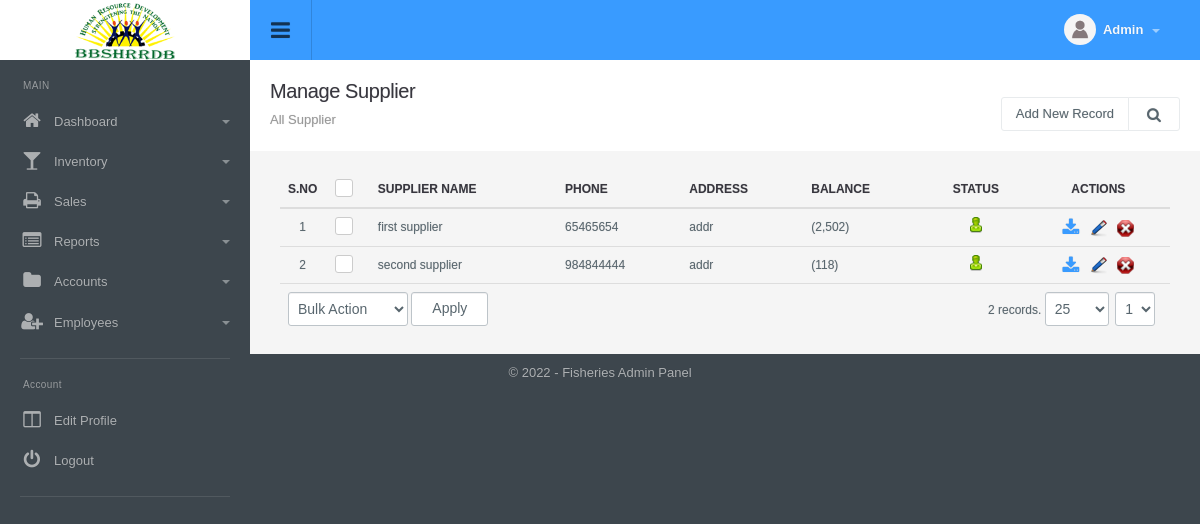
Page /supplier_manage.php (signed in) on the committed database.
### tables this page shows
CREATE TABLE `config_variable` (
  `id` int(11) NOT NULL,
  `config_type_id` int(11) NOT NULL,
  `title` varchar(512) NOT NULL,
  `notes` varchar(512) NOT NULL,
  `type` varchar(200) NOT NULL,
  `default_values` text NOT NULL,
  `key` varchar(200) NOT NULL,
  `value` text NOT NULL,
  `sortorder` int(11) NOT NULL
);

CREATE TABLE `menu` (
  `id` int(11) NOT NULL,
  `title` varchar(100) NOT NULL,
  `url` varchar(100) NOT NULL,
  `parent_id` int(11) NOT NULL,
  `depth` int(1) NOT NULL,
  `sortorder` int(11) NOT NULL,
  `icon` varchar(200) NOT NULL,
  `small_icon` varchar(200) NOT NULL
);

CREATE TABLE `supplier` (
  `id` int(11) NOT NULL,
  `supplier_name` varchar(100) NOT NULL,
  `phone` varchar(50) NOT NULL,
  `address` text NOT NULL,
  `balance` int(11) DEFAULT NULL,
  `status` int(1) NOT NULL DEFAULT '1',
  `ts` timestamp NOT NULL DEFAULT CURRENT_TIMESTAMP
);

### include/utility.php (called while the page is built, shortened)
<?php
function get_config($var){
	global $dblink;
	$sql="select value from config_variable where `key`='".slash($var)."'";
	$resConfig=doquery($sql,$dblink);
	if(numrows($resConfig)>0){
		while($rowConfig=dofetch($resConfig))
			return unslash($rowConfig["value"]);
	}
}
$site_title=get_config("site_title");
$file_upload_root="./uploads/";
function slash($str){
	if(!is_array($str))
		return utf8_encode(addslashes($str));
	else{
		for($i=0; $i<count($str); $i++)
			$str[$i]=slash($str[$i]);
		return $str;
	}
}
function unslash($str){
	return stripslashes(utf8_decode($str));
	}
function curr_format($amount){
	return ($amount<0?'(':'').number_format(abs($amount), 0, '.',',').($amount<0?')':'');
}
function get_supplier_balance( $supplier_id, $dt = 0 ){
	global $dblink;
	if( empty( $dt ) ) {
		$dt = date( "Y-m-d H:i:s" );
	}
	$balance = 0;
	$supplier = doquery( "select balance from supplier where id = '".$supplier_id."'", $dblink );
	if( numrows( $supplier ) > 0 ) {
		$supplier = dofetch( $supplier );
		$sql="select sum(amount) as amount from (select concat( 'Purchase #', id) as transaction, net_price*if(type=0,1,-1) as amount from purchase where supplier_id = '".$supplier_id."' and datetime_added <='".$dt."' union select concat( 'Payment #', id) as transaction, -amount from supplier_payment where supplier_id = '".$supplier_id."' and datetime_added <='".$dt."') as transactions";
		$balance=dofetch(doquery($sql,$dblink));
		$balance = $supplier["balance"] + $balance[ "amount" ];
	}
	return $balance;
}

### include/db.php (called while the page is built, shortened)
<?php
function doquery($qr,$lnk){
	@$res=mysqli_query($lnk,$qr) or die($qr." - ".mysqli_error($lnk));
	return $res;
}
function dofetch($rs){
	@$rec=mysqli_fetch_array($rs);
	return $rec;
}
function numrows($rs){
	return mysqli_num_rows($rs);
}

### modules/supplier/list.php (the view, shortened to what this page needs)
<?php
$extra='';
?>
<div class="page-header">
	<h1 class="title">Manage Supplier</h1>
  	<ol class="breadcrumb">
    	<li class="active">All Supplier</li>
  	</ol>
  	<div class="right">
    	<div class="btn-group" role="group" aria-label="...">
        	<a href="supplier_manage.php?tab=add" class="btn btn-light editproject">Add New Record</a>
            <a id="topstats" class="btn btn-light" href="#"><i class="fa fa-search"></i></a>
        </div>
  	</div>
</div>
<div class="panel-body table-responsive">
	<table class="table table-hover list">
    	<thead>
            <tr>
                <th width="5%" class="text-center">S.no</th>
                <th class="text-center" width="5%"><div class="checkbox checkbox-primary">
                    <label for="select_all"></label></div></th>
                <th>Supplier Name</th>
                <th>Phone</th>
                <th>Address</th>
                <th>Balance</th>
                <th class="text-center">Status</th>
                <th class="text-center">Actions</th>
            </tr>
    	</thead>
    	<tbody>
			<?php
            $sql="select * from supplier where 1 $extra";
            $rs=show_page($rows, $pageNum, $sql);
            if(numrows($rs)>0){
                $sn=1;
                while($r=dofetch($rs)){
                    ?>
                    <tr>
                        <td class="text-center"><?php echo $sn;?></td>
                        <td class="text-center"><div class="checkbox margin-t-0 checkbox-primary">
                            <label for="<?php echo "rec_".$sn?>"></label></div>
                        </td>
                        <td><?php echo unslash($r["supplier_name"]); ?></td>
                        <td><?php echo unslash($r["phone"]); ?></td>
                        <td><?php echo unslash($r["address"]); ?></td>
                        <td><?php echo curr_format(get_supplier_balance($r['id'], ""));?></td>
                        <td class="text-center"><a href="supplier_manage.php?id=<?php echo $r['id'];?>&tab=status&s=<?php echo ($r["status"]==0)?1:0;?>">
                            <?php
                            if($r["status"]==0){
                                ?>
                                <img src="images/offstatus.png" alt="Off" title="Set Status On">
                                <?php
                            }
                            else{
                                ?>
                                <img src="images/onstatus.png" alt="On" title="Set Status Off">
                                <?php
                            }
                            ?>
                        </a></td>
                        <td class="text-center">
                        	<a href="supplier_manage.php?tab=report_debit_credit&id=<?php echo $r['id'];?>" class="download-icon"><i class="fa fa-download" aria-hidden="true"></i></a>&nbsp;&nbsp;
                            <a href="supplier_manage.php?tab=edit&id=<?php echo $r['id'];?>"><img title="Edit Record" alt="Edit" src="images/edit.png"></a>&nbsp;&nbsp;
                            <a onclick="return confirm('Are you sure you want to delete')" href="supplier_manage.php?id=<?php echo $r['id'];?>&amp;tab=delete"><img title="Delete Record" alt="Delete" src="images/delete.png"></a>
                        </td>
                    </tr>
                    <?php
                    $sn++;
                }
                ?>
                <tr>
                    <td colspan="4" class="actions">
                        <select name="bulk_action" id="bulk_action" title="Choose Action">
                            <option value="null">Bulk Action</option>
                        </select>
                        <input type="button" name="apply" value="Apply" id="apply_bulk_action" class="btn btn-light" title="Apply Action"  />
                    </td>
                    <td colspan="4" class="paging" title="Paging" align="right"><?php echo pages_list($rows, "supplier", $sql, $pageNum)?></td>
                </tr>
                <?php
            }
            else{
                ?>
                <tr>
                    <td colspan="8"  class="no-record">No Result Found</td>
                </tr>
                <?php
            }
            ?>
    	</tbody>
  	</table>
</div>

### include/header.php (shortened to what this page needs)
<!DOCTYPE html PUBLIC "-//W3C//DTD XHTML 1.0 Transitional//EN" "http://www.w3.org/TR/xhtml1/DTD/xhtml1-transitional.dtd">
<html xmlns="http://www.w3.org/1999/xhtml">
<head>
<link type="text/css" rel="stylesheet" href="css/font-awesome.min.css" />
<link type="text/css" rel="stylesheet" href="css/font-awesome.css" />
<link type="text/css" rel="stylesheet"  href="css/bootstrap.css" />
<link rel="stylesheet" href="css/bootstrap-datetimepicker.min.css" />
<link type="text/css" rel="stylesheet"  href="css/awesome-bootstrap-checkbox.css" />
<link href="css/general.css" type="text/css" rel="stylesheet" />
<link type="text/css" rel="stylesheet"  href="css/style.css" />
</head>
<body>
	<div id="wrapper" class="round_corners">
    	<div id="top" class="clearfix">
            <div class="applogo">
                <a href="index.php" class="logo"><?php $admin_logo=get_config("admin_logo"); if(empty($admin_logo)) echo $site_title; else { ?><img src="<?php echo $file_upload_root;?>config/<?php echo $admin_logo?>" /><?php }?></a>
            </div>
            <a class="sidebar-open-button" href="#"><i class="fa fa-bars"></i></a>
            <ul class="top-right">
            	<li class="dropdown link">
                	<a class="dropdown-toggle profilebox" data-toggle="dropdown" href="#">
                    	<img alt="img" src="images/profileimg-default.png">
                        <b><?php echo ucfirst((isset($_SESSION["logged_in_admin"]) && $_SESSION["logged_in_admin"]!="")?$_SESSION["logged_in_admin"]["name"]:"Guest");?></b>
                        <span class="caret"></span>
                    </a>
                </li>
           </ul>
        </div>
        <div class="sidebar clearfix">
       		<ul class="sidebar-panel nav">
  				<li class="sidetitle">MAIN</li>
				<?php
					$parents=doquery("select * from menu where parent_id=0 order by sortorder",$dblink);
					if(numrows($parents)>0){
						while($parent=dofetch($parents)){
						?>
						<li>
                        	<a href="<?php echo unslash($parent["url"])?>"><span class="icon color5"><i class="fa fa-<?php echo unslash($parent["small_icon"])?>"></i></span><?php echo unslash($parent["title"])?>
							<?php
								$submenus=doquery("select * from menu where parent_id='".$parent["id"]."' order by sortorder",$dblink);
								if(numrows($submenus)>0){
									?>
                                <span class="caret"></span></a>
                                <?php
                            }
							else{
								echo "</a>";
							}
							?>
						</li>
						<?php
					}
				}
				?>
         	</ul>
            <ul class="sidebar-panel nav">
                <li class="sidetitle">Account</li>
                <li><a href="admin_manage.php?tab=edit&id=<?php echo $_SESSION["logged_in_admin"]["id"]?>"><span class="icon color15"><i class="fa fa-columns"></i></span>Edit Profile</a></li>
                <li><a href="logout.php"><span class="icon color12"><i class="fa falist fa-power-off"></i></span>Logout</a></li>
            </ul>
	    </div>
		<div class="content">

### include/footer.php (shortened to what this page needs)
<div id="footer" class="bottom_round_corners">
	<div id="footer_content">
    	<address>&copy; <?php echo date("Y");?> - <?php echo $site_title; ?> Admin Panel</address>
    </div>
</div>
<link href="js/fancybox/jquery.fancybox.css" rel="stylesheet" type="text/css" />
<link href="js/chosen/chosen.css" rel="stylesheet" type="text/css" />
<?php include("include/upload_center.php");?>
</body>
</html>

### rows in the picture
config_variable: value (picture)
menu: title "Dashboard"
menu: title "Inventory"
menu: title "Sales"
menu: title "Reports"
menu: title "Accounts"
menu: title "Employees"
supplier: supplier_name "first supplier", phone "65465654", address "addr", id "(2,502)", status 1 (drawn)
supplier: supplier_name "second supplier", phone "984844444", address "addr", id "(118)", status 1 (drawn)
config_variable: value "Fisheries"

### other values in the picture
pages_list($rows, "supplier", $sql, $pageNum) "2 records."
form field page "1"
